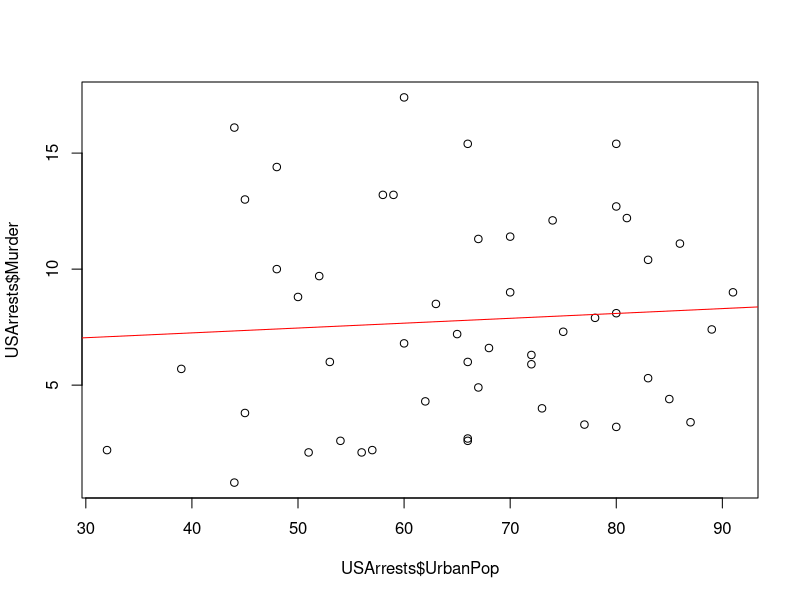

R code for this plot:
## ---- chunk 1

##==============================================
##
##  Here is some documentation for this script
##
##==============================================

x <- 1:10

sum( x )

# y <- 1:25     # not run

# sum( y )      # not run

## ---- chunk 2
args( dotchart )
## ---- chunk 3
search()
## ---- chunk 4
remove( list=ls() )
## ---- chunk 5

ls() # nothing currently available

data( "USArrests" )

ls() # data is now avaible for use


## ---- chunk 6

names( USArrests )  # what variables are in the dataset?

nrow( USArrests )   # how many observations are there?

dim( USArrests )    # a quick way to see rows and columns - the dimensions of the dataset

row.names( head( USArrests ) )   # what are the obsevations (rows) in our data

summary( USArrests )   # summary statistics of variables

## ---- chunk 7

summary( USArrests$Murder )
summary( USArrests$Assault )

# Is there a relationship between urban density and crime?

plot( USArrests$UrbanPop, USArrests$Murder )
abline( lm( USArrests$Murder ~ USArrests$UrbanPop ), col="red" )

